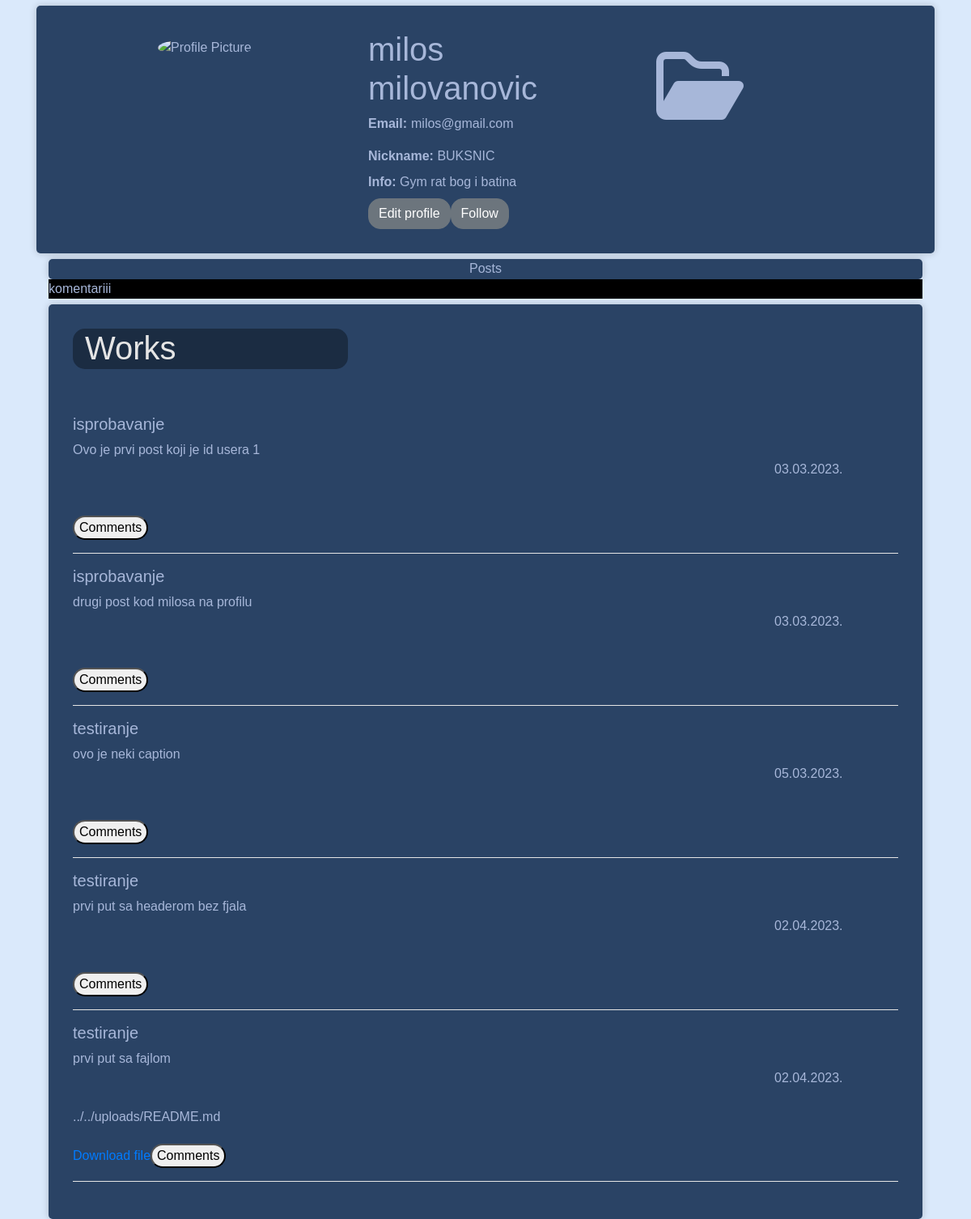
Screenshot of /pages/Profile/profile.php (signed in) with the database file from the repository.
### tables this page shows
CREATE TABLE `app_user` (
  `user_id` int(11) NOT NULL,
  `user_name` varchar(30) NOT NULL,
  `user_surname` varchar(45) NOT NULL,
  `user_nickname` varchar(15) NOT NULL,
  `user_email` varchar(30) NOT NULL,
  `user_password` varchar(30) NOT NULL,
  `user_info` tinytext DEFAULT NULL
);

CREATE TABLE `post` (
  `post_id` int(11) NOT NULL,
  `user_id` int(11) NOT NULL,
  `created_datetime` datetime NOT NULL DEFAULT current_timestamp(),
  `caption` tinytext DEFAULT NULL,
  `category` varchar(20) DEFAULT NULL,
  `uploaded_file` mediumtext NOT NULL,
  `file_ext` varchar(10) NOT NULL,
  `status` int(11) NOT NULL DEFAULT 1
);

### models/classes.php (the view, shortened to what this page needs)
<?php
class Database{
    private $host="localhost";
    private $username="root";
    private $password="";
    private $name="project_database";
    function connect(){
        return mysqli_connect($this->host,$this->username,$this->password,$this->name);
    }
}
class User{
     public $id;
     public $db;
     public $name;
     public $surname;
     public $nickname;
     public $email;
     public $info;
    public function __construct($datab,$id){
        $this->id = $id;
        $this->db = $datab->connect();
        $this->loadData();
    }
    function loadData(){
        $querry="SELECT user_name, user_surname, user_nickname, user_email, user_info, user_password FROM app_user WHERE user_id = {$this->id}";
        $res=mysqli_query($this->db,$querry);
        if(mysqli_num_rows($res)==0){
            echo "eror sa upitom nema ga u bazi";
        }else{
            while($row=mysqli_fetch_assoc($res)){
            $this->name = $row['user_name'];
            $this->surname = $row['user_surname'];
            $this->nickname = $row['user_nickname'];
            $this->email = $row['user_email'];
            $this->info = $row['user_info'];
            }
        }
    }
    public function getName() {
        return $this->name;
    }
    public function getSurname() {
        return $this->surname;
    }
    public function getNickname() {
        if ($this->nickname!=""){
            return $this->nickname;
        }else{
            return "not entered yet";
        }
    }
    public function getEmail() {
        return $this->email;
    }
    public function getInfo() {
        if($this->info!=""){
        return $this->info;
        }else{
            return "Not added info";
        }
    }
    function allposts($datab){
        $dbc=$datab->connect();
        $posts=array();
        $query="call posts_procedure({$this->id})";
        $res=mysqli_query($dbc,$query);
        while($row = mysqli_fetch_assoc($res)){
            $posts[]=$row['post_id'];
        }
        return $posts;
    }
}
class Post{
    public static function getpost($idpost,$datab){
        $dbc=$datab->connect();
        $query=$dbc->prepare("CALL getpost(?)");
        $query->bind_param("i",$idpost);
        $query->execute();
        $res=$query->get_result();
        while( $row=mysqli_fetch_assoc($res)){
            $topic=$row['category'];
            $time=$row['created_datetime'];
            $date=date('d.m.Y.',strtotime($time));
            $txt=$row['caption'];
            $fileurl=$row['uploaded_file'];
            $htmlanswer="";
            $htmlanswer.="<div>
            <h5>{$topic}</h5>
            {$txt}<br>
            <div class='date'>{$date}</div>
            </div>
            <br><p>{$fileurl}</p>
            ";
            if(!empty($fileurl)){
                $htmlanswer.="<a target='_blank' href='{$fileurl}' download>Download file</a>";
            }
            echo $htmlanswer;
        }
    }
}
?>

### pages/Profile/profile.php (shortened to what this page needs)
<?php
  $sessionTimeout=2700;
  if(isset($_SESSION['lastlogin'])&&(time()-$_SESSION['lastlogin']>$sessionTimeout)){
    session_unset();
    session_destroy();
    header('Location: ../Login/login.php');
    exit();
  }else{
    include("../../models/classes.php");
    $datab= new Database();
    $user=new User($datab,$_SESSION['iduser']);
  }
?>
<!DOCTYPE html>
<html lang="en">
  <head>
    <link rel="stylesheet" href="https://cdnjs.cloudflare.com/ajax/libs/font-awesome/6.3.0/css/all.min.css">
    <link rel="stylesheet" href="https://maxcdn.bootstrapcdn.com/bootstrap/4.0.0/css/bootstrap.min.css">
    <link rel="stylesheet" href="style.css">
  </head>
  <body>
    <div class="container">
      <div class = "header">
        <div class="row">
          <div class="col-md-4">
            <div class="profile-pic">
              <img src="" alt="Profile Picture">
            </div>
          </div>
          <div class="col-md-4">
            <div class="profile-info">
              <h1><?php echo"{$user->getName()} {$user->getSurname()}"?></h1>
              <ul class="list-unstyled">
                <li><strong>Email:</strong><?php echo "{$user->getEmail()}";?></li>
              </ul>
              <p>
              <?php
                echo "<label class='lblProfile'>Nickname:</label> {$user->getNickname()}<br>
                <label class='lblProfile'>Info:</label> {$user->getInfo()}<br>
                <button  type='button' class='btn btn-secondary' id='btnEdit' name='btnEdit'>Edit profile</a>
                <button  type='button' class='btn btn-secondary' id='btnFollow' name='btnFollow'>Follow</a>";
              ?>
              </p>
              </div>
          </div>
          <div class="col-md-4">
            <div class="post">
              <button id="btnPost" name="btnPost" class="btnTransparent"><i class="fa-regular fa-folder-open fa-6x"></i></button>
            </div>
          </div>
        </div>
      </div>
      <div class="col-md-12">
        <div id="counts">
          <p>Posts</p>
        </div>
        <div id="commsecc" style="background-color:black">komentariii</div>
        <div id = "works">
          <h1 class="col-md-4">Works</h1>
          <br><br>
          <?php
            $arr_posts=$user->allposts($datab);
            foreach($arr_posts as $el){
              post::getpost($el,$datab);
              echo"<button id='btncomments' onclick='allcomments({$el})'>Comments</button><hr>";
            }
          ?>
        </div>
      </div>
    </div>
  </body>
</html>

### pages/Profile/style.css (style rules this page uses)
:root { --header: #2a4365; --highlight: #2a4365; --main: #2a4365; --text: #a7b7d9; --section: #e5e5e5; --text-complement: #D9C9A7; }
body { background-color: rgb(218, 233, 251); font-family: 'Trebuchet MS', 'Lucida Sans Unicode', 'Lucida Grande', 'Lucida Sans', Arial, sans-serif ; }
button { border-radius: 15px; }
.container { color: var(--text); }
.profile-pic img { border-radius: 50%; margin: 20px; margin-left: 150px; margin-top: 40px; }
.profile-info { padding: 30px; }
.profile-info h1 { margin-top: 0; }
.profile-info p { margin-bottom: 0; }
.profile-info ul li { margin-bottom: 5px; }
.profile-info ul li strong { margin-right: 5px; }
.lblProfile { font-weight: bolder; }
#btnEdit,#btnFollow { border-radius: 15px; }
.header { margin-top: 7px; height: 33.33%; background-color: var(--header); border-radius: 5px; box-shadow: 0 0 10px rgba(0, 0, 0, 0.2); animation: slideup 1s ease-out; }
.post { padding-top: 50px; color: var(--text); width: fit-content; height: fit-content; }
#counts { margin-top: 7px; background-color: var(--highlight); display: flex; border-radius: 5px; box-shadow: 0 0 10px rgba(0, 0, 0, 0.2); animation: slideup 1s ease-out; justify-content: space-evenly; height: 25px; }
.btnTransparent { background-color: transparent; border: none; color: inherit; }
#works { margin-top: 7px; height: 33.33%; background-color: var(--main); border-radius: 5px; box-shadow: 0 0 10px rgba(0, 0, 0, 0.2); padding: 30px; animation: slideup 1s ease-out; }
#works button { margin-top: 5px; }
#works hr { background-color: white; }
#works h1 { color: var(--section); border-radius: 15px; background-color: #1b2c42; height: 50px; }
.date { position: relative; margin-left: 85%; }

### rows the page displays
app_user: user_name "milos", user_surname "milovanovic", user_email "milos@gmail.com", user_nickname "BUKSNIC", user_info "Gym rat bog i batina"
post: category "isprobavanje", caption "Ovo je prvi post koji je id usera 1", created_datetime "03.03.2023."
post: category "isprobavanje", caption "drugi post kod milosa na profilu", created_datetime "03.03.2023."
post: category "testiranje", caption "ovo je neki caption", created_datetime "05.03.2023."
post: category "testiranje", caption "prvi put sa headerom bez fjala", created_datetime "02.04.2023."
post: category "testiranje", caption "prvi put sa fajlom", created_datetime "02.04.2023.", uploaded_file "../../uploads/README.md"
